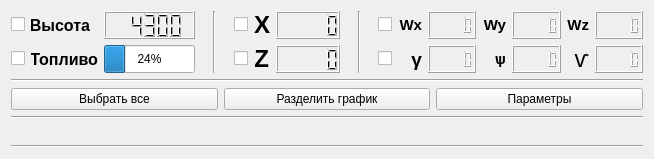
      <widget class="QWidget" name="tab">
       <property name="styleSheet">
        <string notr="true"/>
       </property>
       <attribute name="title">
        <string>Параметры самолета</string>
       </attribute>
       <layout class="QVBoxLayout" name="verticalLayout_2" stretch="3,1,2,1,18,1">
        <item>
         <layout class="QHBoxLayout" name="horizontalLayout" stretch="10,2,8,2,20">
          <item>
           <layout class="QGridLayout" name="gridLayout">
            <item row="0" column="1">
             <widget class="QLabel" name="label_29">
              <property name="sizePolicy">
               <sizepolicy hsizetype="Maximum" vsizetype="Expanding">
                <horstretch>0</horstretch>
                <verstretch>0</verstretch>
               </sizepolicy>
              </property>
              <property name="maximumSize">
               <size>
                <width>59</width>
                <height>16777215</height>
               </size>
              </property>
              <property name="font">
               <font>
                <pointsize>12</pointsize>
                <weight>75</weight>
                <bold>true</bold>
                <underline>false</underline>
               </font>
              </property>
              <property name="text">
               <string>Высота</string>
              </property>
              <property name="alignment">
               <set>Qt::AlignRight|Qt::AlignTrailing|Qt::AlignVCenter</set>
              </property>
             </widget>
            </item>
            <item row="1" column="2">
             <widget class="QProgressBar" name="progressBar_2">
              <property name="sizePolicy">
               <sizepolicy hsizetype="Expanding" vsizetype="Expanding">
                <horstretch>0</horstretch>
                <verstretch>0</verstretch>
               </sizepolicy>
              </property>
              <property name="maximumSize">
               <size>
                <width>100</width>
                <height>16777215</height>
               </size>
              </property>
              <property name="value">
               <number>24</number>
              </property>
             </widget>
            </item>
            <item row="0" column="2">
             <widget class="QLCDNumber" name="lcdNumber_8">
              <property name="sizePolicy">
               <sizepolicy hsizetype="Expanding" vsizetype="Expanding">
                <horstretch>0</horstretch>
                <verstretch>0</verstretch>
               </sizepolicy>
              </property>
              <property name="maximumSize">
               <size>
                <width>100</width>
                <height>16777215</height>
               </size>
              </property>
              <property name="intValue" stdset="0">
               <number>4300</number>
              </property>
             </widget>
            </item>
            <item row="1" column="1">
             <widget class="QLabel" name="label_30">
              <property name="sizePolicy">
               <sizepolicy hsizetype="Maximum" vsizetype="Expanding">
                <horstretch>0</horstretch>
                <verstretch>0</verstretch>
               </sizepolicy>
              </property>
              <property name="maximumSize">
               <size>
                <width>67</width>
                <height>16777215</height>
               </size>
              </property>
              <property name="font">
               <font>
                <pointsize>12</pointsize>
                <weight>75</weight>
                <bold>true</bold>
               </font>
              </property>
              <property name="text">
               <string>Топливо</string>
              </property>
              <property name="alignment">
               <set>Qt::AlignRight|Qt::AlignTrailing|Qt::AlignVCenter</set>
              </property>
             </widget>
            </item>
            <item row="0" column="0">
             <widget class="QCheckBox" name="checkBox">
              <property name="maximumSize">
               <size>
                <width>14</width>
                <height>16777215</height>
               </size>
              </property>
              <property name="layoutDirection">
               <enum>Qt::RightToLeft</enum>
              </property>
              <property name="text">
               <string/>
              </property>
             </widget>
            </item>
            <item row="1" column="0">
             <widget class="QCheckBox" name="checkBox_2">
              <property name="maximumSize">
               <size>
                <width>14</width>
                <height>16777215</height>
               </size>
              </property>
              <property name="layoutDirection">
               <enum>Qt::RightToLeft</enum>
              </property>
              <property name="text">
               <string/>
              </property>
             </widget>
            </item>
           </layout>
          </item>
          <item>
           <widget class="Line" name="line">
            <property name="sizePolicy">
             <sizepolicy hsizetype="Expanding" vsizetype="Expanding">
              <horstretch>0</horstretch>
              <verstretch>0</verstretch>
             </sizepolicy>
            </property>
            <property name="maximumSize">
             <size>
              <width>31</width>
              <height>16777215</height>
             </size>
            </property>
            <property name="layoutDirection">
             <enum>Qt::LeftToRight</enum>
            </property>
            <property name="orientation">
             <enum>Qt::Vertical</enum>
            </property>
           </widget>
          </item>
          <item>
           <layout class="QGridLayout" name="gridLayout_4">
            <item row="1" column="1">
             <widget class="QLabel" name="label_38">
              <property name="sizePolicy">
               <sizepolicy hsizetype="Maximum" vsizetype="Expanding">
                <horstretch>0</horstretch>
                <verstretch>0</verstretch>
               </sizepolicy>
              </property>
              <property name="font">
               <font>
                <pointsize>18</pointsize>
                <weight>75</weight>
                <bold>true</bold>
               </font>
              </property>
              <property name="text">
               <string>Z</string>
              </property>
              <property name="alignment">
               <set>Qt::AlignRight|Qt::AlignTrailing|Qt::AlignVCenter</set>
              </property>
             </widget>
            </item>
            <item row="1" column="2">
             <widget class="QLCDNumber" name="lcdNumber_10">
              <property name="sizePolicy">
               <sizepolicy hsizetype="Expanding" vsizetype="Expanding">
                <horstretch>0</horstretch>
                <verstretch>0</verstretch>
               </sizepolicy>
              </property>
              <property name="maximumSize">
               <size>
                <width>100</width>
                <height>16777215</height>
               </size>
              </property>
              <property name="intValue" stdset="0">
               <number>0</number>
              </property>
             </widget>
            </item>
            <item row="0" column="2">
             <widget class="QLCDNumber" name="lcdNumber_9">
              <property name="sizePolicy">
               <sizepolicy hsizetype="Expanding" vsizetype="Expanding">
                <horstretch>0</horstretch>
                <verstretch>0</verstretch>
               </sizepolicy>
              </property>
              <property name="maximumSize">
               <size>
                <width>100</width>
                <height>16777215</height>
               </size>
              </property>
              <property name="font">
               <font>
                <pointsize>13</pointsize>
               </font>
              </property>
              <property name="intValue" stdset="0">
               <number>0</number>
              </property>
             </widget>
            </item>
            <item row="0" column="1">
             <widget class="QLabel" name="label_37">
              <property name="sizePolicy">
               <sizepolicy hsizetype="Maximum" vsizetype="Expanding">
                <horstretch>0</horstretch>
                <verstretch>0</verstretch>
               </sizepolicy>
              </property>
              <property name="font">
               <font>
                <pointsize>18</pointsize>
                <weight>75</weight>
                <bold>true</bold>
               </font>
              </property>
              <property name="text">
               <string>X</string>
              </property>
              <property name="alignment">
               <set>Qt::AlignRight|Qt::AlignTrailing|Qt::AlignVCenter</set>
              </property>
             </widget>
            </item>
            <item row="0" column="0">
             <widget class="QCheckBox" name="checkBox_3">
              <property name="maximumSize">
               <size>
                <width>14</width>
                <height>16777215</height>
               </size>
              </property>
              <property name="layoutDirection">
               <enum>Qt::RightToLeft</enum>
              </property>
              <property name="text">
               <string/>
              </property>
             </widget>
            </item>
            <item row="1" column="0">
             <widget class="QCheckBox" name="checkBox_4">
              <property name="maximumSize">
               <size>
                <width>14</width>
                <height>16777215</height>
               </size>
              </property>
              <property name="layoutDirection">
               <enum>Qt::RightToLeft</enum>
              </property>
              <property name="text">
               <string/>
              </property>
             </widget>
            </item>
           </layout>
          </item>
          <item>
           <widget class="Line" name="line_2">
            <property name="sizePolicy">
             <sizepolicy hsizetype="Expanding" vsizetype="Expanding">
              <horstretch>0</horstretch>
              <verstretch>0</verstretch>
             </sizepolicy>
            </property>
            <property name="maximumSize">
             <size>
              <width>31</width>
              <height>16777215</height>
             </size>
            </property>
            <property name="orientation">
             <enum>Qt::Vertical</enum>
            </property>
           </widget>
          </item>
          <item>
           <layout class="QGridLayout" name="gridLayout_5" columnstretch="0,0,0,0,0,0,0">
            <item row="0" column="3">
             <widget class="QLabel" name="label_32">
              <property name="sizePolicy">
               <sizepolicy hsizetype="Expanding" vsizetype="Expanding">
                <horstretch>0</horstretch>
                <verstretch>0</verstretch>
               </sizepolicy>
              </property>
              <property name="maximumSize">
               <size>
                <width>24</width>
                <height>16777215</height>
               </size>
              </property>
              <property name="font">
               <font>
                <pointsize>11</pointsize>
                <weight>75</weight>
                <bold>true</bold>
               </font>
              </property>
              <property name="text">
               <string>Wy</string>
              </property>
              <property name="alignment">
               <set>Qt::AlignRight|Qt::AlignTrailing|Qt::AlignVCenter</set>
              </property>
             </widget>
            </item>
            <item row="1" column="1">
             <widget class="QLabel" name="label_36">
              <property name="sizePolicy">
               <sizepolicy hsizetype="Maximum" vsizetype="Expanding">
                <horstretch>0</horstretch>
                <verstretch>0</verstretch>
               </sizepolicy>
              </property>
              <property name="maximumSize">
               <size>
                <width>24</width>
                <height>16777215</height>
               </size>
              </property>
              <property name="font">
               <font>
                <pointsize>14</pointsize>
                <weight>75</weight>
                <bold>true</bold>
               </font>
              </property>
              <property name="text">
               <string>γ</string>
              </property>
              <property name="alignment">
               <set>Qt::AlignRight|Qt::AlignTrailing|Qt::AlignVCenter</set>
              </property>
             </widget>
            </item>
            <item row="0" column="6">
             <widget class="QLCDNumber" name="lcdNumber_7">
              <property name="sizePolicy">
               <sizepolicy hsizetype="Expanding" vsizetype="Expanding">
                <horstretch>0</horstretch>
                <verstretch>0</verstretch>
               </sizepolicy>
              </property>
              <property name="maximumSize">
               <size>
                <width>100</width>
                <height>16777215</height>
               </size>
              </property>
             </widget>
            </item>
            <item row="0" column="2">
             <widget class="QLCDNumber" name="lcdNumber_5">
              <property name="sizePolicy">
               <sizepolicy hsizetype="Expanding" vsizetype="Expanding">
                <horstretch>0</horstretch>
                <verstretch>0</verstretch>
               </sizepolicy>
              </property>
              <property name="maximumSize">
               <size>
                <width>100</width>
                <height>16777215</height>
               </size>
              </property>
             </widget>
            </item>
            <item row="1" column="3">
             <widget class="QLabel" name="label_35">
              <property name="sizePolicy">
               <sizepolicy hsizetype="Expanding" vsizetype="Expanding">
                <horstretch>0</horstretch>
                <verstretch>0</verstretch>
               </sizepolicy>
              </property>
              <property name="maximumSize">
               <size>
                <width>24</width>
                <height>16777215</height>
               </size>
              </property>
              <property name="font">
               <font>
                <pointsize>11</pointsize>
                <weight>75</weight>
                <bold>true</bold>
               </font>
              </property>
              <property name="text">
               <string>ѱ</string>
              </property>
              <property name="alignment">
               <set>Qt::AlignRight|Qt::AlignTrailing|Qt::AlignVCenter</set>
              </property>
             </widget>
            </item>
            <item row="0" column="0">
             <widget class="QCheckBox" name="checkBox_5">
              <property name="maximumSize">
               <size>
                <width>14</width>
                <height>16777215</height>
               </size>
              </property>
              <property name="layoutDirection">
               <enum>Qt::RightToLeft</enum>
              </property>
              <property name="text">
               <string/>
              </property>
             </widget>
            </item>
            <item row="1" column="4">
             <widget class="QLCDNumber" name="lcdNumber_16">
              <property name="sizePolicy">
               <sizepolicy hsizetype="Expanding" vsizetype="Expanding">
                <horstretch>0</horstretch>
                <verstretch>0</verstretch>
               </sizepolicy>
              </property>
              <property name="maximumSize">
               <size>
                <width>100</width>
                <height>16777215</height>
               </size>
              </property>
             </widget>
            </item>
            <item row="1" column="2">
             <widget class="QLCDNumber" name="lcdNumber_15">
              <property name="enabled">
               <bool>true</bool>
              </property>
              <property name="sizePolicy">
               <sizepolicy hsizetype="Expanding" vsizetype="Expanding">
                <horstretch>0</horstretch>
                <verstretch>0</verstretch>
               </sizepolicy>
              </property>
              <property name="maximumSize">
               <size>
                <width>100</width>
                <height>16777215</height>
               </size>
              </property>
             </widget>
            </item>
            <item row="1" column="6">
             <widget class="QLCDNumber" name="lcdNumber_17">
              <property name="sizePolicy">
               <sizepolicy hsizetype="Expanding" vsizetype="Expanding">
                <horstretch>0</horstretch>
                <verstretch>0</verstretch>
               </sizepolicy>
              </property>
              <property name="maximumSize">
               <size>
                <width>100</width>
                <height>16777215</height>
               </size>
              </property>
             </widget>
            </item>
            <item row="0" column="5">
             <widget class="QLabel" name="label_33">
              <property name="sizePolicy">
               <sizepolicy hsizetype="Expanding" vsizetype="Expanding">
                <horstretch>0</horstretch>
                <verstretch>0</verstretch>
               </sizepolicy>
              </property>
              <property name="maximumSize">
               <size>
                <width>24</width>
                <height>16777215</height>
               </size>
              </property>
              <property name="font">
               <font>
                <pointsize>11</pointsize>
                <weight>75</weight>
                <bold>true</bold>
               </font>
              </property>
              <property name="text">
               <string>Wz</string>
              </property>
              <property name="alignment">
               <set>Qt::AlignRight|Qt::AlignTrailing|Qt::AlignVCenter</set>
              </property>
             </widget>
            </item>
            <item row="1" column="5">
             <widget class="QLabel" name="label_34">
              <property name="sizePolicy">
               <sizepolicy hsizetype="Expanding" vsizetype="Expanding">
                <horstretch>0</horstretch>
                <verstretch>0</verstretch>
               </sizepolicy>
              </property>
              <property name="maximumSize">
               <size>
                <width>24</width>
                <height>16777215</height>
               </size>
              </property>
              <property name="font">
               <font>
                <pointsize>17</pointsize>
                <weight>50</weight>
                <bold>false</bold>
               </font>
              </property>
              <property name="text">
               <string>ѵ</string>
              </property>
              <property name="alignment">
               <set>Qt::AlignRight|Qt::AlignTrailing|Qt::AlignVCenter</set>
              </property>
             </widget>
            </item>
            <item row="1" column="0">
             <widget class="QCheckBox" name="checkBox_6">
              <property name="maximumSize">
               <size>
                <width>14</width>
                <height>16777215</height>
               </size>
              </property>
              <property name="layoutDirection">
               <enum>Qt::RightToLeft</enum>
              </property>
              <property name="text">
               <string/>
              </property>
             </widget>
            </item>
            <item row="0" column="1">
             <widget class="QLabel" name="label_31">
              <property name="sizePolicy">
               <sizepolicy hsizetype="Maximum" vsizetype="Expanding">
                <horstretch>0</horstretch>
                <verstretch>0</verstretch>
               </sizepolicy>
              </property>
              <property name="maximumSize">
               <size>
                <width>24</width>
                <height>16777215</height>
               </size>
              </property>
              <property name="font">
               <font>
                <pointsize>11</pointsize>
                <weight>75</weight>
                <bold>true</bold>
               </font>
              </property>
              <property name="text">
               <string>Wx</string>
              </property>
              <property name="alignment">
               <set>Qt::AlignRight|Qt::AlignTrailing|Qt::AlignVCenter</set>
              </property>
             </widget>
            </item>
            <item row="0" column="4">
             <widget class="QLCDNumber" name="lcdNumber_6">
              <property name="sizePolicy">
               <sizepolicy hsizetype="Expanding" vsizetype="Expanding">
                <horstretch>0</horstretch>
                <verstretch>0</verstretch>
               </sizepolicy>
              </property>
              <property name="maximumSize">
               <size>
                <width>100</width>
                <height>16777215</height>
               </size>
              </property>
             </widget>
            </item>
           </layout>
          </item>
         </layout>
        </item>
        <item>
         <widget class="Line" name="line_3">
          <property name="orientation">
           <enum>Qt::Horizontal</enum>
          </property>
         </widget>
        </item>
        <item>
         <layout class="QGridLayout" name="gridLayout_7" columnstretch="0,0,0">
          <item row="0" column="0">
           <widget class="QPushButton" name="pushButton_2">
            <property name="text">
             <string>Выбрать все</string>
            </property>
           </widget>
          </item>
          <item row="0" column="1">
           <widget class="QPushButton" name="pushButton_4">
            <property name="text">
             <string>Разделить график</string>
            </property>
           </widget>
          </item>
          <item row="0" column="2">
           <widget class="QPushButton" name="pushButton">
            <property name="text">
             <string>Параметры</string>
            </property>
           </widget>
          </item>
         </layout>
        </item>
        <item>
         <widget class="Line" name="line_8">
          <property name="orientation">
           <enum>Qt::Horizontal</enum>
          </property>
         </widget>
        </item>
        <item>
         <widget class="QLabel" name="label_77">
          <property name="sizePolicy">
           <sizepolicy hsizetype="Expanding" vsizetype="Expanding">
            <horstretch>0</horstretch>
            <verstretch>0</verstretch>
           </sizepolicy>
          </property>
          <property name="text">
           <string/>
          </property>
          <property name="pixmap">
           <pixmap>../Изображения/Снимок экрана от 2021-10-06 16-22-31.png</pixmap>
          </property>
          <property name="scaledContents">
           <bool>true</bool>
          </property>
         </widget>
        </item>
        <item>
         <widget class="Line" name="line_10">
          <property name="orientation">
           <enum>Qt::Horizontal</enum>
          </property>
         </widget>
        </item>
       </layout>
      </widget>
